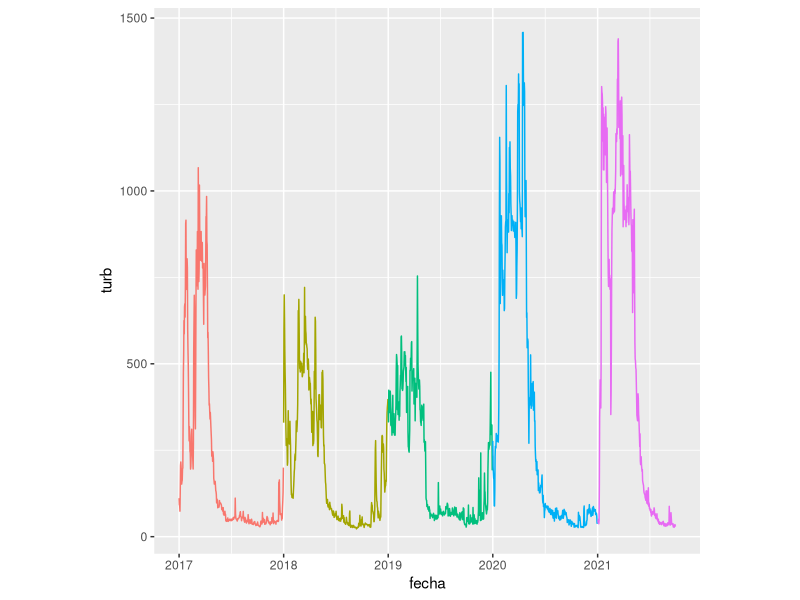
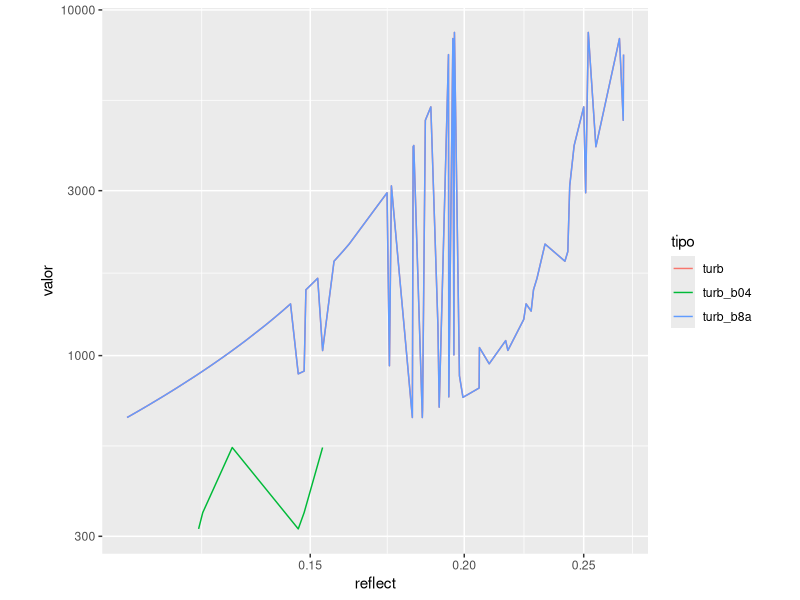
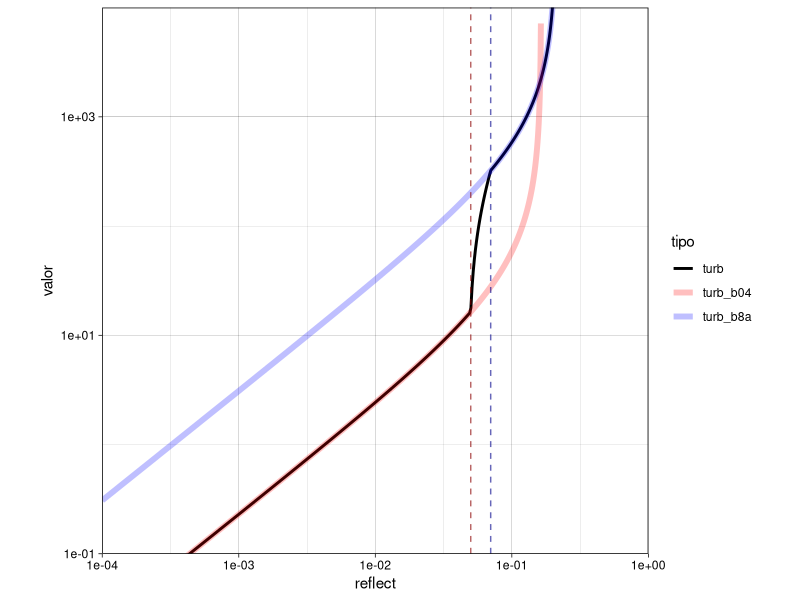

Generate these figures, in order, with R:
# implementación del algoritmo de Dogliotti
# 
# A single algorithm to retrieve turbidity from remotely-sensed data in all 
# coastal and estuarine waters
# 
# 10.1016/j.rse.2014.09.020


# paquetes ----------------------------------------------------------------


library(tidyverse)
library(conflicted)

# datos -------------------------------------------------------------------

# turbidez medida por SAMEEP

sameep <- read_tsv("datos/sameep_historicos.tsv") |> 
  dplyr::filter(param == "turbidez") |> 
  select(-param) |> 
  rename(turb = valor) |> 
  mutate(año = year(fecha)) |> 
  mutate(año = factor(año))

ggplot(sameep, aes(fecha, turb, color = año)) +
  geom_line(show.legend = FALSE) +
  theme(
    aspect.ratio = 1
  )

range(sameep$turb)

# algoritmo ---------------------------------------------------------------


m <- (1-0)/(.07-.05)

f_turb <- function(B04, B8A) {
  
  if (B04 < .05) {
    
    cte_a <- 228.1
    cte_c <- .1641
    
    turb <- (cte_a*B04)/(1-B04/cte_c)
  } else {
    
    if (B04 >= .05 & B04 <= .07) {
      
      turb_645 <- (228.1*B04)/(1-B04/.1641)
      turb_859 <- (3078.9*B8A)/(1-B8A/.2112)
      w <- m*(B04-.05)
      
      turb <- (1-w)*turb_645 + w*turb_859
      
    } else {
      
      cte_a <- 3078.9
      cte_c <- .2112
      
      turb <- (cte_a*B8A)/(1-B8A/cte_c)
      
    } 
  }
  
  return(turb)
  
}


f_turb_B04 <- function(B04) {
  cte_a <- 228.1
  cte_c <- .1641
  
  turb <- (cte_a*B04)/(1-B04/cte_c)
  
  return(turb)
}

f_turb_B8A <- function(B8A) {
  cte_a <- 3078.9
  cte_c <- .2112
  
  turb <- (cte_a*B8A)/(1-B8A/cte_c)
  
  return(turb)
}


gis <- read_csv("datos/base_de_datos_gis.csv") |> 
  dplyr::filter(banda == "B04" | banda == "B8A") |> 
  dplyr::filter(pixel == "3x3") |> 
  select(fecha, banda, reflect, punto) |> 
  pivot_wider(
    names_from = banda,
    values_from = reflect
  )


t_dogliotti <- gis |> 
  mutate(turb = map2(.x = B04, .y = B8A, ~ f_turb(B04 = .x, B8A = .y))) |> 
  unnest(turb) |> 
  mutate(turb_b04 = f_turb_B04(B04)) |> 
  mutate(turb_b8a = f_turb_B8A(B8A)) |> 
  pivot_longer(
    cols = starts_with("turb"),
    names_to = "tipo",
    values_to = "valor"
  ) |> 
  pivot_longer(
    cols = B04:B8A,
    names_to = "banda",
    values_to = "reflect"
  ) |> 
  dplyr::filter(valor > 0)

ggplot(t_dogliotti, aes(reflect, valor, color = tipo)) +
  geom_line() +
  scale_x_log10() +
  scale_y_log10() +
  theme(
    aspect.ratio = 1
  )


#
#
#
#
#
#
#
#
#
#


m <- (1-0)/(.07-.05)

f_turb <- function(B04, B8A) {
  
  if (B04 < .05) {
    
    cte_a <- 228.1
    cte_c <- .1641
    
    turb <- (cte_a*B04)/(1-B04/cte_c)
  } else {
    
    if (B04 >= .05 & B04 <= .07) {
      
      turb_645 <- (228.1*B04)/(1-B04/.1641)
      turb_859 <- (3078.9*B8A)/(1-B8A/.2112)
      w <- m*(B04-.05)
      
      turb <- (1-w)*turb_645 + w*turb_859
      
    } else {
      
      cte_a <- 3078.9
      cte_c <- .2112
      
      turb <- (cte_a*B8A)/(1-B8A/cte_c)
      
    } 
  }
  
  return(turb)
  
}


t_tbl <- tibble(
  B04 = seq(1e-4, 1e0, length.out = 1000),
  B8A = seq(1e-4, 1e0, length.out = 1000)
) |> 
  mutate(turb = map2(.x = B04, .y = B8A, ~ f_turb(B04 = .x, B8A = .y))) |> 
  unnest(turb) |> 
  mutate(turb_b04 = f_turb_B04(B04)) |> 
  mutate(turb_b8a = f_turb_B8A(B8A)) |> 
  pivot_longer(
    cols = starts_with("turb"),
    names_to = "tipo",
    values_to = "valor"
  ) |> 
  pivot_longer(
    cols = B04:B8A,
    names_to = "banda",
    values_to = "reflect"
  ) |> 
  dplyr::filter(valor > 0)


ggplot(
  t_tbl, 
  aes(reflect, valor, color = tipo, linewidth = tipo, alpha = tipo)) +
  geom_line() +
  geom_vline(
    xintercept = c(.05, .07), linetype = 2, 
    color = c("darkred", "darkblue"), alpha = .6) +
  scale_x_log10() +
  scale_y_log10() +
  scale_color_manual(values = c("black", "red", "blue")) +
  scale_linewidth_manual(values = c(1, 2, 2)) +
  scale_alpha_manual(values = c(1, .25, .25)) +
  coord_cartesian(
    xlim = c(1e-4, 1e0), ylim = c(1e-1, 1e4), expand = FALSE) +
  theme_linedraw() +
  theme(
    aspect.ratio = 1
  )
